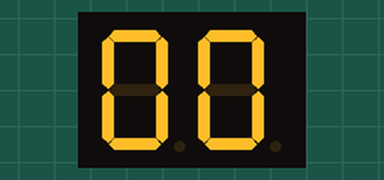
Simulated run of this sketch. Board: Arduino Uno, built with avr-gcc and run on an emulated ATmega328P. On the bench: 2-digit seven-segment display. Wiring (inferred from the names in the program): 2-digit 7-segment display, segments lit when HIGH: segments pin 3, pin 2, pin 6, pin 8, pin 7, pin 4, pin 5; digit selects pin 13, pin 12. The segment pins are drawn as the display they are named for.

Above: at 0.1 s.
At 5.0 s:
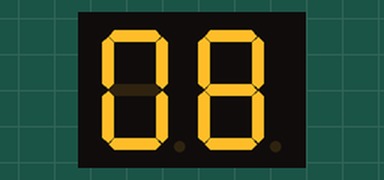
At 9.8 s:
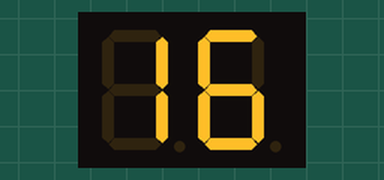
At 18.9 s:
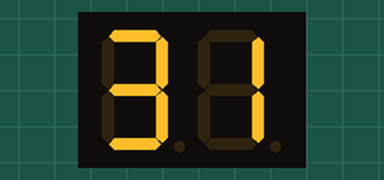
At 28.0 s:
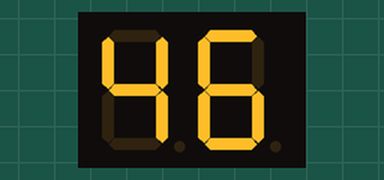
At 38.9 s:
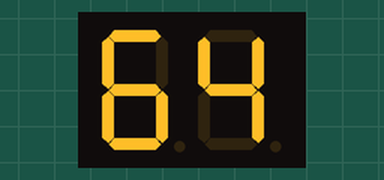

The sketch:

Twin_lights.ino
```cpp
#define A 3
#define B 2
#define C 6
#define D 8
#define E 7
#define F_SEG 4
#define G 5

// Pins driving common anodes
#define CA1 13
#define CA2 12

// Pins for A B C D E F G, in sequence
const int segs[7] = { A, B, C, D, E, F_SEG, G };

// Segments that make each number
const byte numbers[10] = {0b0111111, 0b0000110, 0b1011011, 0b1001111, 0b1100110, 0b1101101,0b1111101, 0b0000111, 0b1111111, 0b1101111};

void setup() {
  pinMode(A, OUTPUT);
  pinMode(B, OUTPUT);
  pinMode(C, OUTPUT);
  pinMode(D, OUTPUT);
  pinMode(E, OUTPUT);
  pinMode(F_SEG, OUTPUT);
  pinMode(G, OUTPUT);
  pinMode(CA1, OUTPUT);
  pinMode(CA2, OUTPUT);
}

void loop() {
  for (int digit1=0; digit1 < 10; digit1++) {
    for (int digit2=0; digit2 < 10; digit2++) {
      unsigned long startTime = millis();
      for (unsigned long elapsed=0; elapsed < 600; elapsed = millis() - startTime) {
        lightDigit1(numbers[digit1]);
        delay(5);
        lightDigit2(numbers[digit2]);
        delay(5);
      }
    }
  }
}

void lightDigit1(byte number) {
  digitalWrite(CA1, LOW);
  digitalWrite(CA2, HIGH);
  lightSegments(number);
}

void lightDigit2(byte number) {
  digitalWrite(CA1, HIGH);
  digitalWrite(CA2, LOW);
  lightSegments(number);
}

void lightSegments(byte number) {
  for (int i = 0; i < 7; i++) {
    int bit = bitRead(number, i);
    digitalWrite(segs[i], bit);
  }
}
```

Measured:
- what the display in image 0 shows lasts 0.7 s, from 0.0 s to 0.7 s
